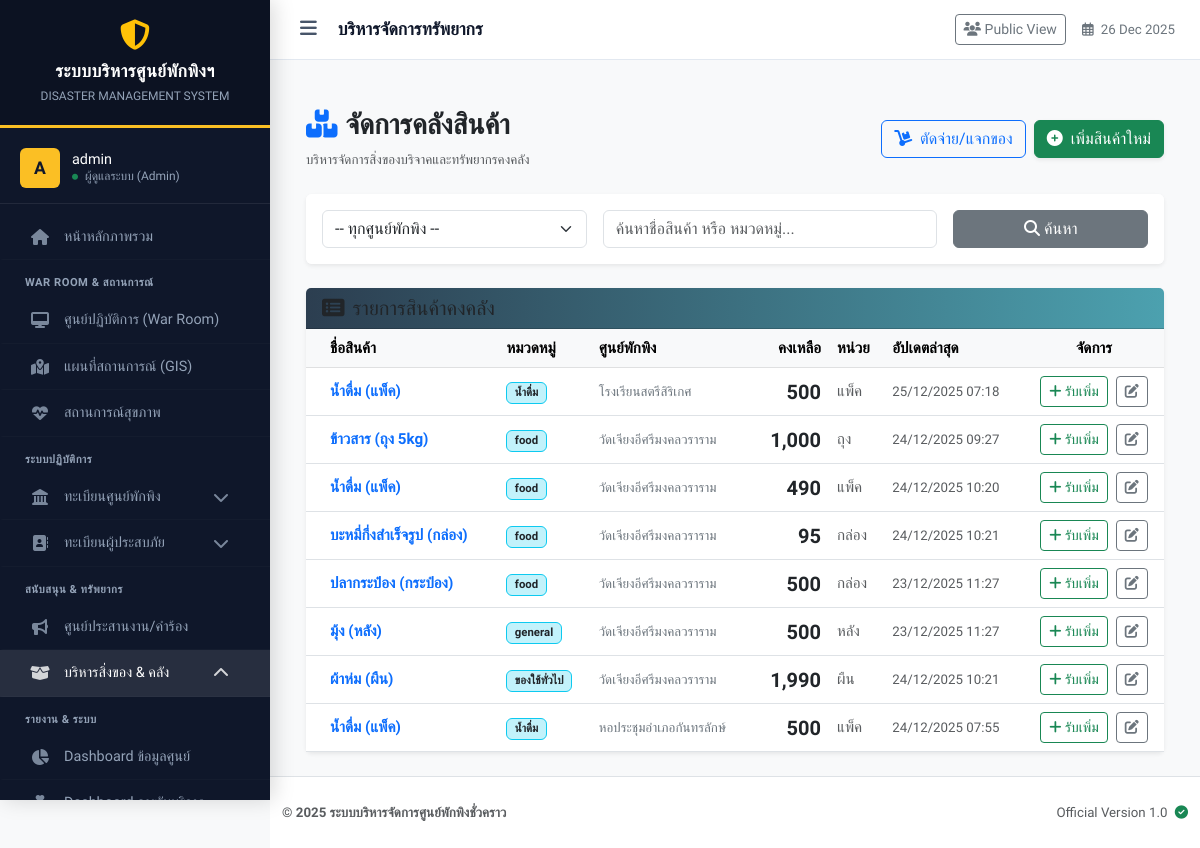
Screenshot of /inventory_list.php (signed in) with the database file from the repository.
### tables this page shows
CREATE TABLE `inventory` (
  `id` int(11) NOT NULL,
  `shelter_id` int(11) NOT NULL,
  `item_name` varchar(100) NOT NULL,
  `quantity` int(11) NOT NULL DEFAULT 0,
  `unit` varchar(20) NOT NULL,
  `last_updated` timestamp NOT NULL DEFAULT current_timestamp(),
  `category` varchar(50) DEFAULT 'general'
);

CREATE TABLE `shelters` (
  `id` int(11) NOT NULL,
  `incident_id` int(11) NOT NULL COMMENT 'ผูกกับเหตุการณ์ไหน',
  `name` varchar(200) NOT NULL COMMENT 'ชื่อศูนย์',
  `location` text NOT NULL COMMENT 'ที่ตั้ง',
  `latitude` decimal(10,8) DEFAULT NULL,
  `longitude` decimal(11,8) DEFAULT NULL,
  `capacity` int(11) NOT NULL DEFAULT 0 COMMENT 'ความจุสูงสุด',
  `contact_phone` varchar(20) DEFAULT NULL,
  `status` enum('open','full','closed') NOT NULL DEFAULT 'open',
  `last_updated` datetime DEFAULT NULL
);

### inventory_list.php (the view, shortened to what this page needs)
<?php
require_once 'config/db.php';
$role = $_SESSION['role'];
$my_shelter_id = $_SESSION['shelter_id'] ?? 0;
$shelter_id = ($role === 'admin') ? ($_GET['shelter_id'] ?? '') : $my_shelter_id;
$search = $_GET['search'] ?? '';
$params = [];
$where = " WHERE 1=1 ";
$sql = "SELECT i.*, s.name as shelter_name
        FROM inventory i
        JOIN shelters s ON i.shelter_id = s.id
        $where
        ORDER BY i.shelter_id, i.category, i.item_name";
$stmt = $pdo->prepare($sql);
$stmt->execute($params);
$inventory = $stmt->fetchAll();
?>
<!DOCTYPE html>
<html lang="th">
<head>
    <link rel="stylesheet" href="https://cdnjs.cloudflare.com/ajax/libs/font-awesome/6.4.0/css/all.min.css">
</head>
<body class="bg-light">
<?php include 'includes/header.php'; ?>
<div class="container mt-4">
    <div class="d-flex justify-content-between align-items-center mb-4 flex-wrap gap-2">
        <div>
            <h3 class="fw-bold text-dark"><i class="fas fa-boxes text-primary me-2"></i>จัดการคลังสินค้า</h3>
            <p class="text-muted small mb-0">บริหารจัดการสิ่งของบริจาคและทรัพยากรคงคลัง</p>
        </div>
        <div class="d-flex gap-2">
            <a href="distribution_manager.php" class="btn btn-outline-primary">
                <i class="fas fa-dolly me-1"></i> ตัดจ่าย/แจกของ
            </a>
            <button class="btn btn-success shadow-sm" onclick="openAddModal()">
                <i class="fas fa-plus-circle me-1"></i> เพิ่มสินค้าใหม่
            </button>
        </div>
    </div>
    <div class="card shadow-sm border-0 mb-4">
        <div class="card-body bg-white rounded">
            <form method="GET" class="row g-3">
                <?php if ($role === 'admin'): ?>
                <div class="col-md-4">
                    <select name="shelter_id" class="form-select">
                        <option value="">-- ทุกศูนย์พักพิง --</option>
                    </select>
                </div>
                <?php endif; ?>
                <div class="col-md-5">
                    <input type="text" name="search" class="form-control" placeholder="ค้นหาชื่อสินค้า หรือ หมวดหมู่..." value="<?php echo htmlspecialchars($search); ?>">
                </div>
                <div class="col-md-3">
                    <button type="submit" class="btn btn-secondary w-100"><i class="fas fa-search"></i> ค้นหา</button>
                </div>
            </form>
        </div>
    </div>
    <div class="card shadow-sm border-0">
        <div class="card-header card-header-custom">
            <h5 class="mb-0"><i class="fas fa-list-alt me-2"></i>รายการสินค้าคงคลัง</h5>
        </div>
        <div class="card-body p-0">
            <div class="table-responsive">
                <table class="table table-hover align-middle mb-0">
                    <thead class="table-light">
                        <tr>
                            <th class="ps-4">ชื่อสินค้า</th>
                            <th>หมวดหมู่</th>
                            <?php if(!$shelter_id): ?><th>ศูนย์พักพิง</th><?php endif; ?>
                            <th class="text-end">คงเหลือ</th>
                            <th>หน่วย</th>
                            <th>อัปเดตล่าสุด</th>
                            <th class="text-center">จัดการ</th>
                        </tr>
                    </thead>
                    <tbody>
                        <?php if (empty($inventory)): ?>
                            <tr><td colspan="8" class="text-center py-5 text-muted">ไม่พบข้อมูลสินค้า</td></tr>
                        <?php else: ?>
                            <?php foreach ($inventory as $item):
                                $isLowStock = $item['quantity'] < 10;
                                $rowClass = $isLowStock ? 'bg-low-stock' : '';
                                $itemJson = htmlspecialchars(json_encode($item), ENT_QUOTES, 'UTF-8');
                            ?>
                            <tr class="<?php echo $rowClass; ?>">
                                <td class="ps-4 fw-bold text-primary">
                                    <?php echo htmlspecialchars($item['item_name']); ?>
                                </td>
                                <td><span class="badge bg-info text-dark bg-opacity-25 border border-info"><?php echo htmlspecialchars($item['category']); ?></span></td>
                                <?php if(!$shelter_id): ?>
                                    <td><small class="text-secondary"><?php echo htmlspecialchars($item['shelter_name']); ?></small></td>
                                <?php endif; ?>
                                <td class="text-end fs-5 fw-bold text-dark"><?php echo number_format($item['quantity']); ?></td>
                                <td class="text-muted"><?php echo htmlspecialchars($item['unit']); ?></td>
                                <td class="text-muted small"><?php echo date('d/m/Y H:i', strtotime($item['last_updated'])); ?></td>
                                <td class="text-center">
                                    <button class="btn btn-sm btn-outline-success me-1"
                                            onclick='openRestockModal(<?php echo $itemJson; ?>)'
                                            title="รับเพิ่ม">
                                        <i class="fas fa-plus"></i> รับเพิ่ม
                                    </button>
                                    <button class="btn btn-sm btn-outline-secondary"
                                            onclick='openEditModal(<?php echo $itemJson; ?>)'
                                            title="แก้ไข">
                                        <i class="fas fa-edit"></i>
                                    </button>
                                </td>
                            </tr>
                            <?php endforeach; ?>
                        <?php endif; ?>
                    </tbody>
                </table>
            </div>
        </div>
    </div>
</div>
<?php include 'includes/footer.php'; ?>
</body>
</html>

### inventory_list.php (style rules this page uses)
.card-header-custom { background: linear-gradient(to right, #2c3e50, #4ca1af); color: white; }

### includes/header.php (style rules this page uses)
:root { --sidebar-width: 270px; --header-height: 60px; --nav-bg: #0f172a; --nav-hover: #1e293b; --active-gold: #fbbf24; --text-main: #f1f5f9; --text-muted: #94a3b8; --body-bg: #f8fafc; --border-color: rgba(255,255,255,0.08); }
body { font-family: 'Prompt', sans-serif; background-color: var(--body-bg); color: #334155; overflow-x: hidden; font-size: 0.95rem; }

### rows the page displays
inventory: item_name "น้ำดื่ม (แพ็ค)", category "น้ำดื่ม", shelter.name "โรงเรียนสตรีสิริเกศ", quantity "500", unit "แพ็ค", last_updated "25/12/2025 07:18"
inventory: item_name "ข้าวสาร (ถุง 5kg)", category "food", shelter.name "วัดเจียงอีศรีมงคลวราราม", quantity "1,000", unit "ถุง", last_updated "24/12/2025 09:27"
inventory: item_name "น้ำดื่ม (แพ็ค)", category "food", shelter.name "วัดเจียงอีศรีมงคลวราราม", quantity "490", unit "แพ็ค", last_updated "24/12/2025 10:20"
inventory: item_name "บะหมี่กึ่งสำเร็จรูป (กล่อง)", category "food", shelter.name "วัดเจียงอีศรีมงคลวราราม", quantity "95", unit "กล่อง", last_updated "24/12/2025 10:21"
inventory: item_name "ปลากระป๋อง (กระป๋อง)", category "food", shelter.name "วัดเจียงอีศรีมงคลวราราม", quantity "500", unit "กล่อง", last_updated "23/12/2025 11:27"
inventory: item_name "มุ้ง (หลัง)", category "general", shelter.name "วัดเจียงอีศรีมงคลวราราม", quantity "500", unit "หลัง", last_updated "23/12/2025 11:27"
inventory: item_name "ผ้าห่ม (ผืน)", category "ของใช้ทั่วไป", shelter.name "วัดเจียงอีศรีมงคลวราราม", quantity "1,990", unit "ผืน", last_updated "24/12/2025 10:21"
inventory: item_name "น้ำดื่ม (แพ็ค)", category "น้ำดื่ม", shelter.name "หอประชุมอำเภอกันทรลักษ์", quantity "500", unit "แพ็ค", last_updated "24/12/2025 07:55"

### other values shown
substr($_SESSION['username'] ?? 'U', 0, 1) "A"
$_SESSION['username'] "admin"
